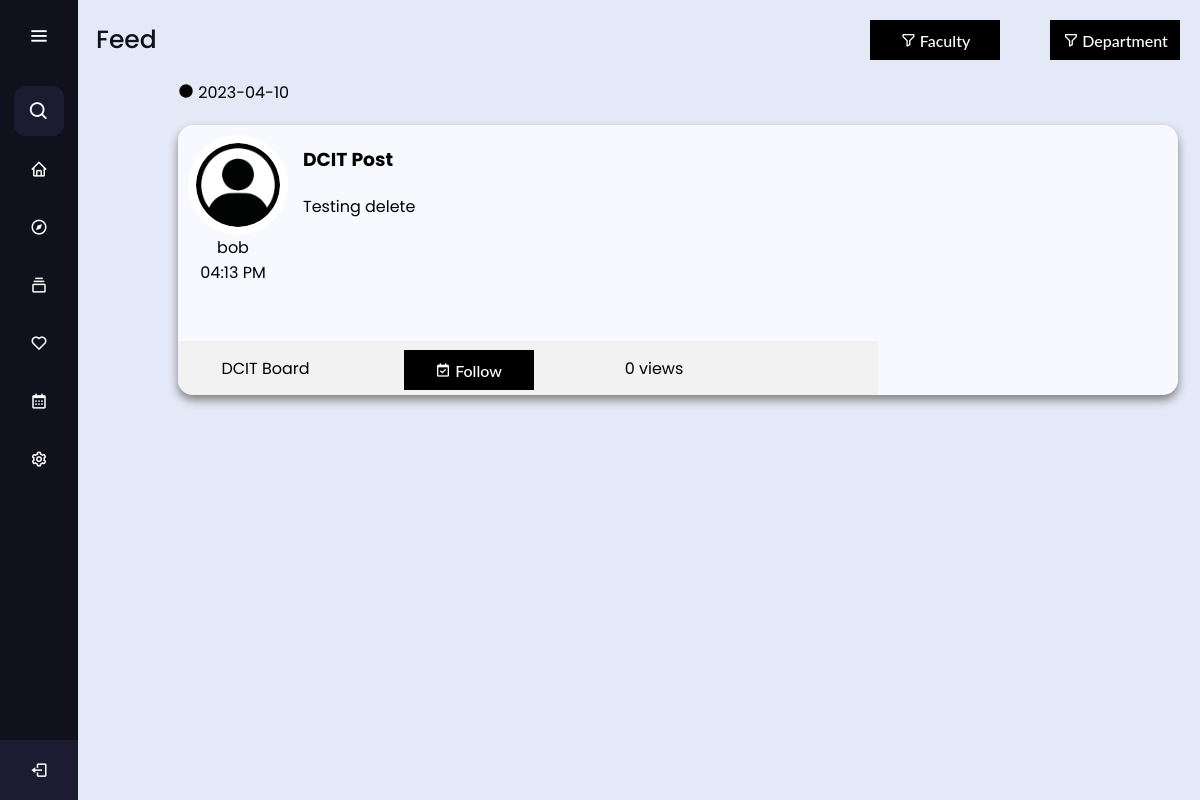
Before: /feed (signed in) with the older database file.
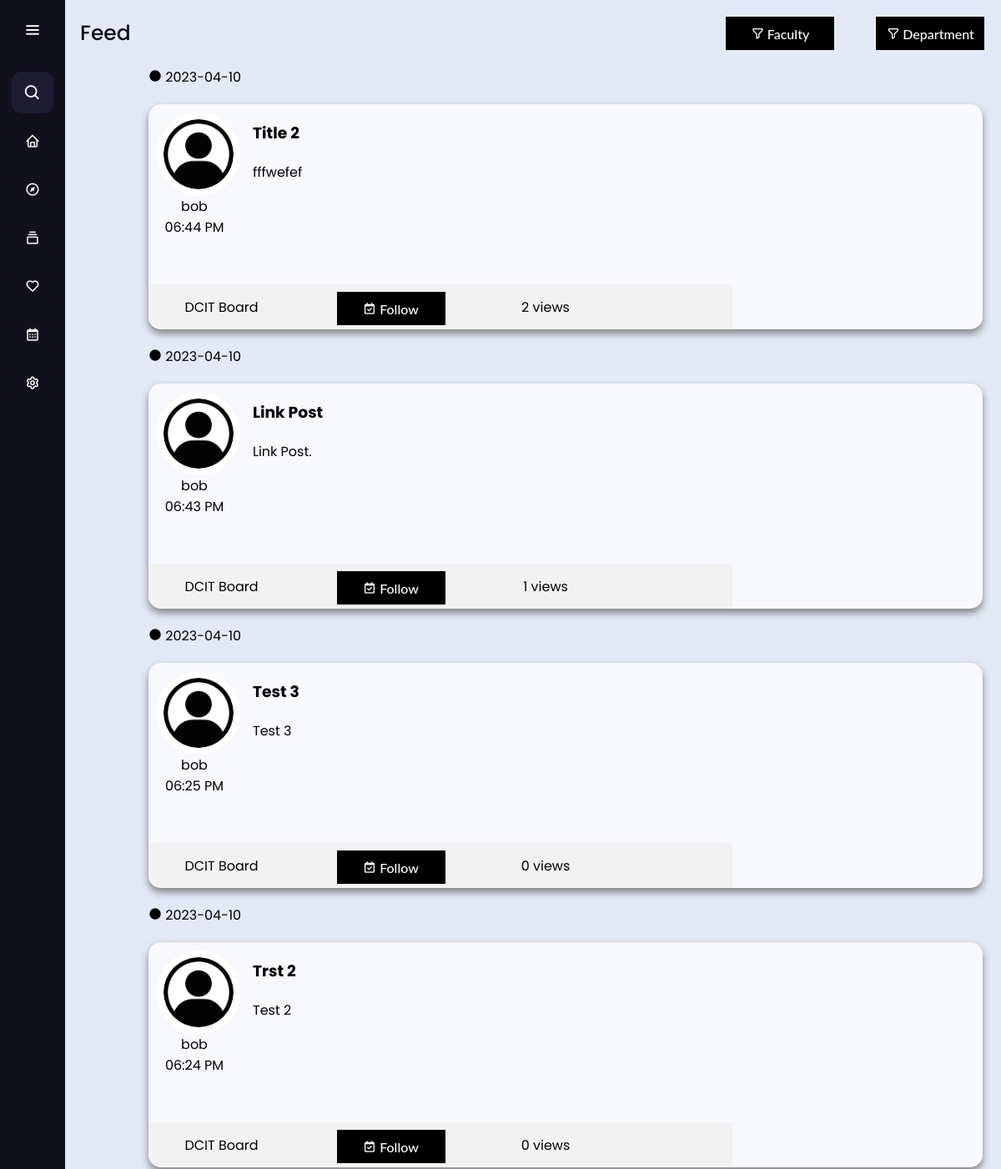
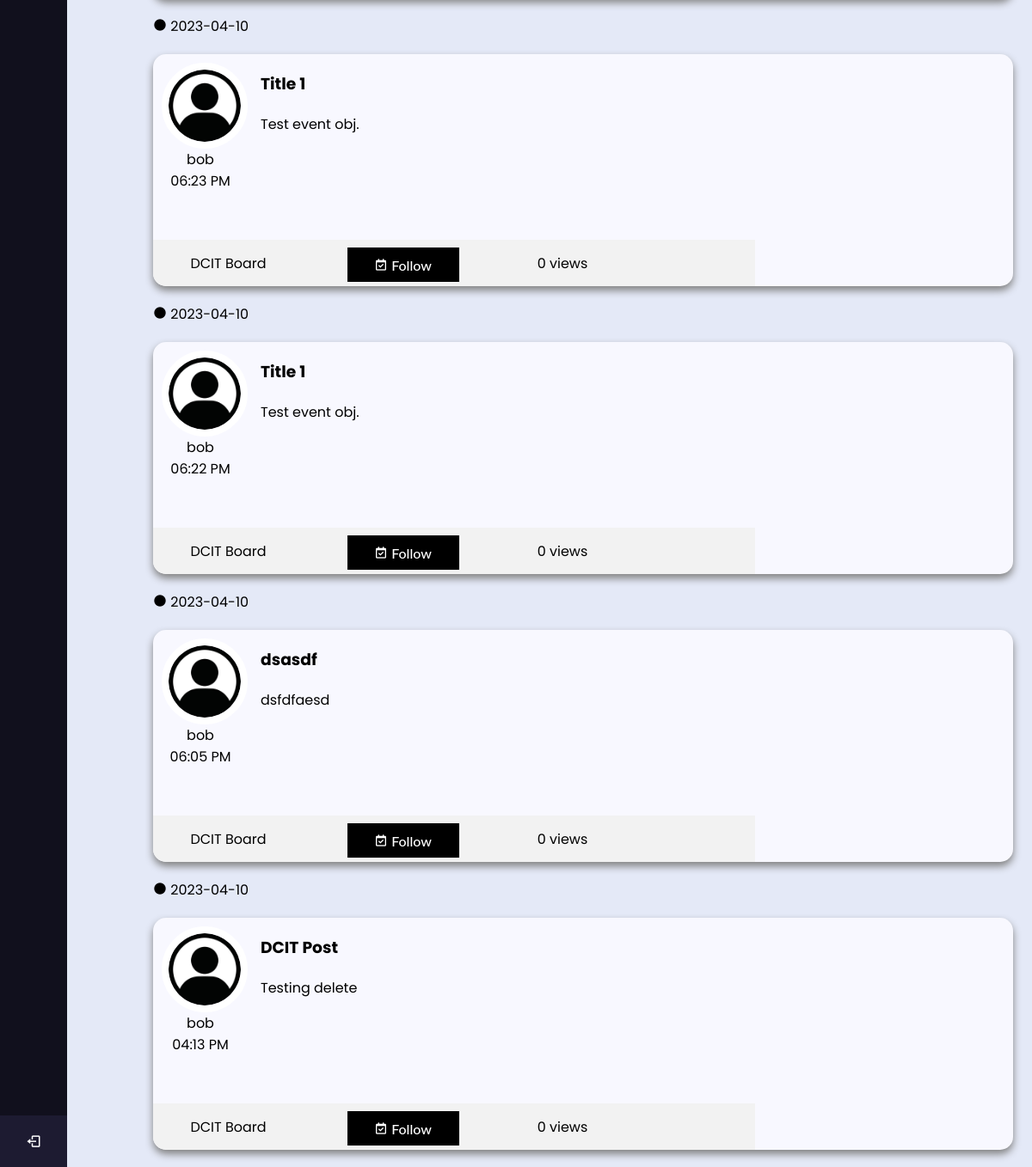
After: the same page with the newer database file (2 pictures, top to bottom).
### App/models.py (models this page shows)
class Post(db.Model):
  id = db.Column(db.Integer, primary_key=True, autoincrement=True)
  bID = db.Column(db.Integer, db.ForeignKey('board.id'), nullable=False)
  owner = db.Column(db.Integer, db.ForeignKey('user.id'))
  ownerName = db.Column(db.String(64), nullable=False)
  title = db.Column(db.String(64), nullable=False)
  message = db.Column(db.String(2048), nullable=False)
  faculty = db.Column(db.String(8), nullable=False)
  dept = db.Column(db.String(8), nullable=True)
  dateCreated = db.Column(db.DateTime, nullable=False, default=datetime.utcnow)
  image = db.Column(db.Boolean)
  imageLocation = db.Column(db.String(256), nullable=True)
  event = db.Column(db.Boolean)
  startDate = db.Column(db.Date,  default=date.today, index=True)
  endDate = db.Column(db.Date,  default=date.today, index=True)
  schedulePostDate = db.Column(db.DateTime,  default=datetime.utcnow, index=True)
  scheduledDeleteDate = db.Column(db.DateTime,  default=datetime.utcnow, index=True, nullable=True)
  viewCount = db.Column(db.Integer, nullable=True, default = 0)
  def toDict(self):
    return{
      "id": self.id,
      "bID": self.bID,
      "owner": self.owner,
      "ownerName":self.ownerName,
      "title": self.title,
      "message": self.message,
      "faculty": self.faculty,
      "dept": self.dept,
      "image": self.image,
      "imageLocation": self.imageLocation,
      "dateCreated": self.dateCreated,
      "startDate" : self.startDate,
      "endDate" : self.endDate,
      "schedulePostDate" : self.schedulePostDate,
      "scheduledDeleteDate" : self.scheduledDeleteDate,
      "viewCount": self.viewCount
    }

class Board(db.Model):
  id = db.Column(db.Integer, primary_key=True, autoincrement=True)
  title = db.Column(db.String(64), nullable=False)
  faculty = db.Column(db.String(8), nullable=False)
  dept = db.Column(db.String(8), nullable=True)
  image = db.Column(db.Boolean)
  imageLocation = db.Column(db.String(256), nullable=True)
  subscribers = db.Column(db.Integer, nullable=True, default = 1)
  posts = db.relationship('Post', backref='b')
  def toDict(self):
    return{
      "id": self.id,
      "title": self.title,
      "faculty": self.faculty,
      "dept": self.dept,
      "image": self.image,
      "imageLocation": self.imageLocation,
      "subscribers": self.subscribers
    }

### App/app.py (the view)
@app.route('/feed', methods=['GET'])
@app.route('/feed|<sortF>', methods=['GET', 'POST'])
@app.route('/feed|<sortF>,<sortD>', methods=['GET', 'POST'])
def feed(sortF = None, sortD = None):
  if (current_user.is_authenticated == False):
    return redirect(url_for('login'))
  currentSysDateTime = datetime.datetime.now()
  feed = Post.query.filter(Post.schedulePostDate<=currentSysDateTime, Post.scheduledDeleteDate>=currentSysDateTime)
  feed = feed.order_by(Post.schedulePostDate.desc())
  faculty = RetrieveFacultyList()
  department = RetrieveDepartmentList()
  boards = RetrieveAllBoards()
  subBoards = Subscriber.query.filter_by(user = current_user.id)
  subBoards = [entry.toDict() for entry in subBoards]
  newFeed = []
  for board in subBoards:
    for singlePost in feed:
      if singlePost.bID == board['board']:
        newFeed.append(singlePost)
  newFeed = [singlePost.toDict() for singlePost in newFeed]
  return render_template('feed.html',
    posts=newFeed,
    boards=boards,
    sortF=sortF,
    sortD=sortD,
    faculty=faculty,
    department=department
  )

### App/app.py (called while the page is built)
@login_manager.user_loader
def load_user(user_id):
  return User.query.get(int(user_id))

@app.context_processor
def base():
  searchPost = SearchForm()
  return dict(form=searchPost)

def RetrieveAllBoards():
  list = Board.query.all()
  list = [entry.toDict() for entry in list]
  return list

def RetrieveFacultyList():
  list = Faculty.query.all()
  list = [entry.toDict() for entry in list]
  return list

def RetrieveDepartmentList():
  list = FacultyDept.query.all()
  list = [entry.toDict() for entry in list]
  return list

### App/models.py (called while the page is built)
  def toDict(self):
    return{
      "id": self.id,
      "board": self.board,
      "user": self.user,
      "isAdmin": self.isAdmin,
      "isSubscribed" : self.isSubscribed
    }

  def toDict(self):
    return{
      "id": self.id,
      "title": self.title,
      "label": self.label
    }

  def toDict(self):
    return{
      "id": self.id,
      "faculty": self.faculty,
      "fLabel": self.fLabel,
      "department": self.department,
      "dLabel": self.dLabel
    }

### App/templates/feed.html (shortened to what the changed rows need)
<!DOCTYPE html>
<html lang="en" dir="ltr">
  <head>
    <link rel="stylesheet" href="./static/css/test.css">
    <link href="static/css/post.css" rel="stylesheet" type="text/css" />
    <link href='https://unpkg.com/boxicons@2.0.7/css/boxicons.min.css' rel='stylesheet'>
   </head>
<body>
  <section class="home-section">
      <main>
        <div class="container-post">
          {% block content %}
            {% for post in posts %}
              {% if sortF is none %}
                <div class="for-date">
                  <p class="the-date"><i class='bx bxs-circle'></i> {{post.schedulePostDate.strftime('%Y-%m-%d') }}</p>
                  <div class="card">
                    <div class="card-left">
                      <div class="card-top">
                        <div class="top-left">
                          <div class="profile-image">
                            <img src="static/images/defaultProfile.jpg" alt="">
                            <p class="name">{{ post.ownerName }}</p>
                            <p class="time">{{ post.schedulePostDate.strftime('%I:%M %p') }}</p>
                          </div>
                        </div>
                        <div class="top-right">
                          <a href="{{ url_for('viewPost',pID = post.id )}}">
                          <div class="card-content">
                            <h3 class="title">{{ post.title }}</h3>
                            <p>{{ post.message | safe }}</p>
                          </div>
                          </a>
                        </div>
                      </div>
                      <div class="card-bot">
                        <div class="card-bot-left">
                          <p class="board-name">
                            {% for board in boards %}
                              {% if board.id == post.bID %}
                                {{ board.title }}
                              {% endif %}
                            {% endfor %}
                          </p>
                        </div>
                        <div class="card-bot-mid">
                          <div class="card-footer">
                            <a href="{{ url_for('follow', pID = post.id )  }}">
                              <button class="custom-btn btn-5"><i class='bx bx-calendar-check'></i> Follow</button>
                            </a>
                          </div>
                        </div>
                        <div class="card-bot-right-mid">
                          <p class="views">{{post.viewCount}} views</p>
                        </div>
                      </div>
                    </div>
                    <div class="card-right">
                    </div>
                  </div>
                </div>
              {% endif %}
            {% endfor %}
          {% endblock %}
        </div>
    </main>
  </section>
</body>
</html>

Changed rows visible on the page:
added Post: schedulePostDate "2023-04-10", ownerName "bob", schedulePostDate "06:44 PM", title "Title 2", message "fffwefef", viewCount "2", Board (title "DCIT Board")
added Post: schedulePostDate "2023-04-10", ownerName "bob", schedulePostDate "06:43 PM", title "Link Post", message "Link Post.", viewCount "1", Board (title "DCIT Board")
added Post: schedulePostDate "2023-04-10", ownerName "bob", schedulePostDate "06:25 PM", title "Test 3", message "Test 3", viewCount "0", Board (title "DCIT Board")
added Post: schedulePostDate "2023-04-10", ownerName "bob", schedulePostDate "06:24 PM", title "Trst 2", message "Test 2", viewCount "0", Board (title "DCIT Board")
added Post: schedulePostDate "2023-04-10", ownerName "bob", schedulePostDate "06:23 PM", title "Title 1", message "Test event obj.", viewCount "0", Board (title "DCIT Board")
added Post: schedulePostDate "2023-04-10", ownerName "bob", schedulePostDate "06:22 PM", title "Title 1", message "Test event obj.", viewCount "0", Board (title "DCIT Board")
added Post: schedulePostDate "2023-04-10", ownerName "bob", schedulePostDate "06:05 PM", title "dsasdf", message "dsfdfaesd", viewCount "0", Board (title "DCIT Board")
